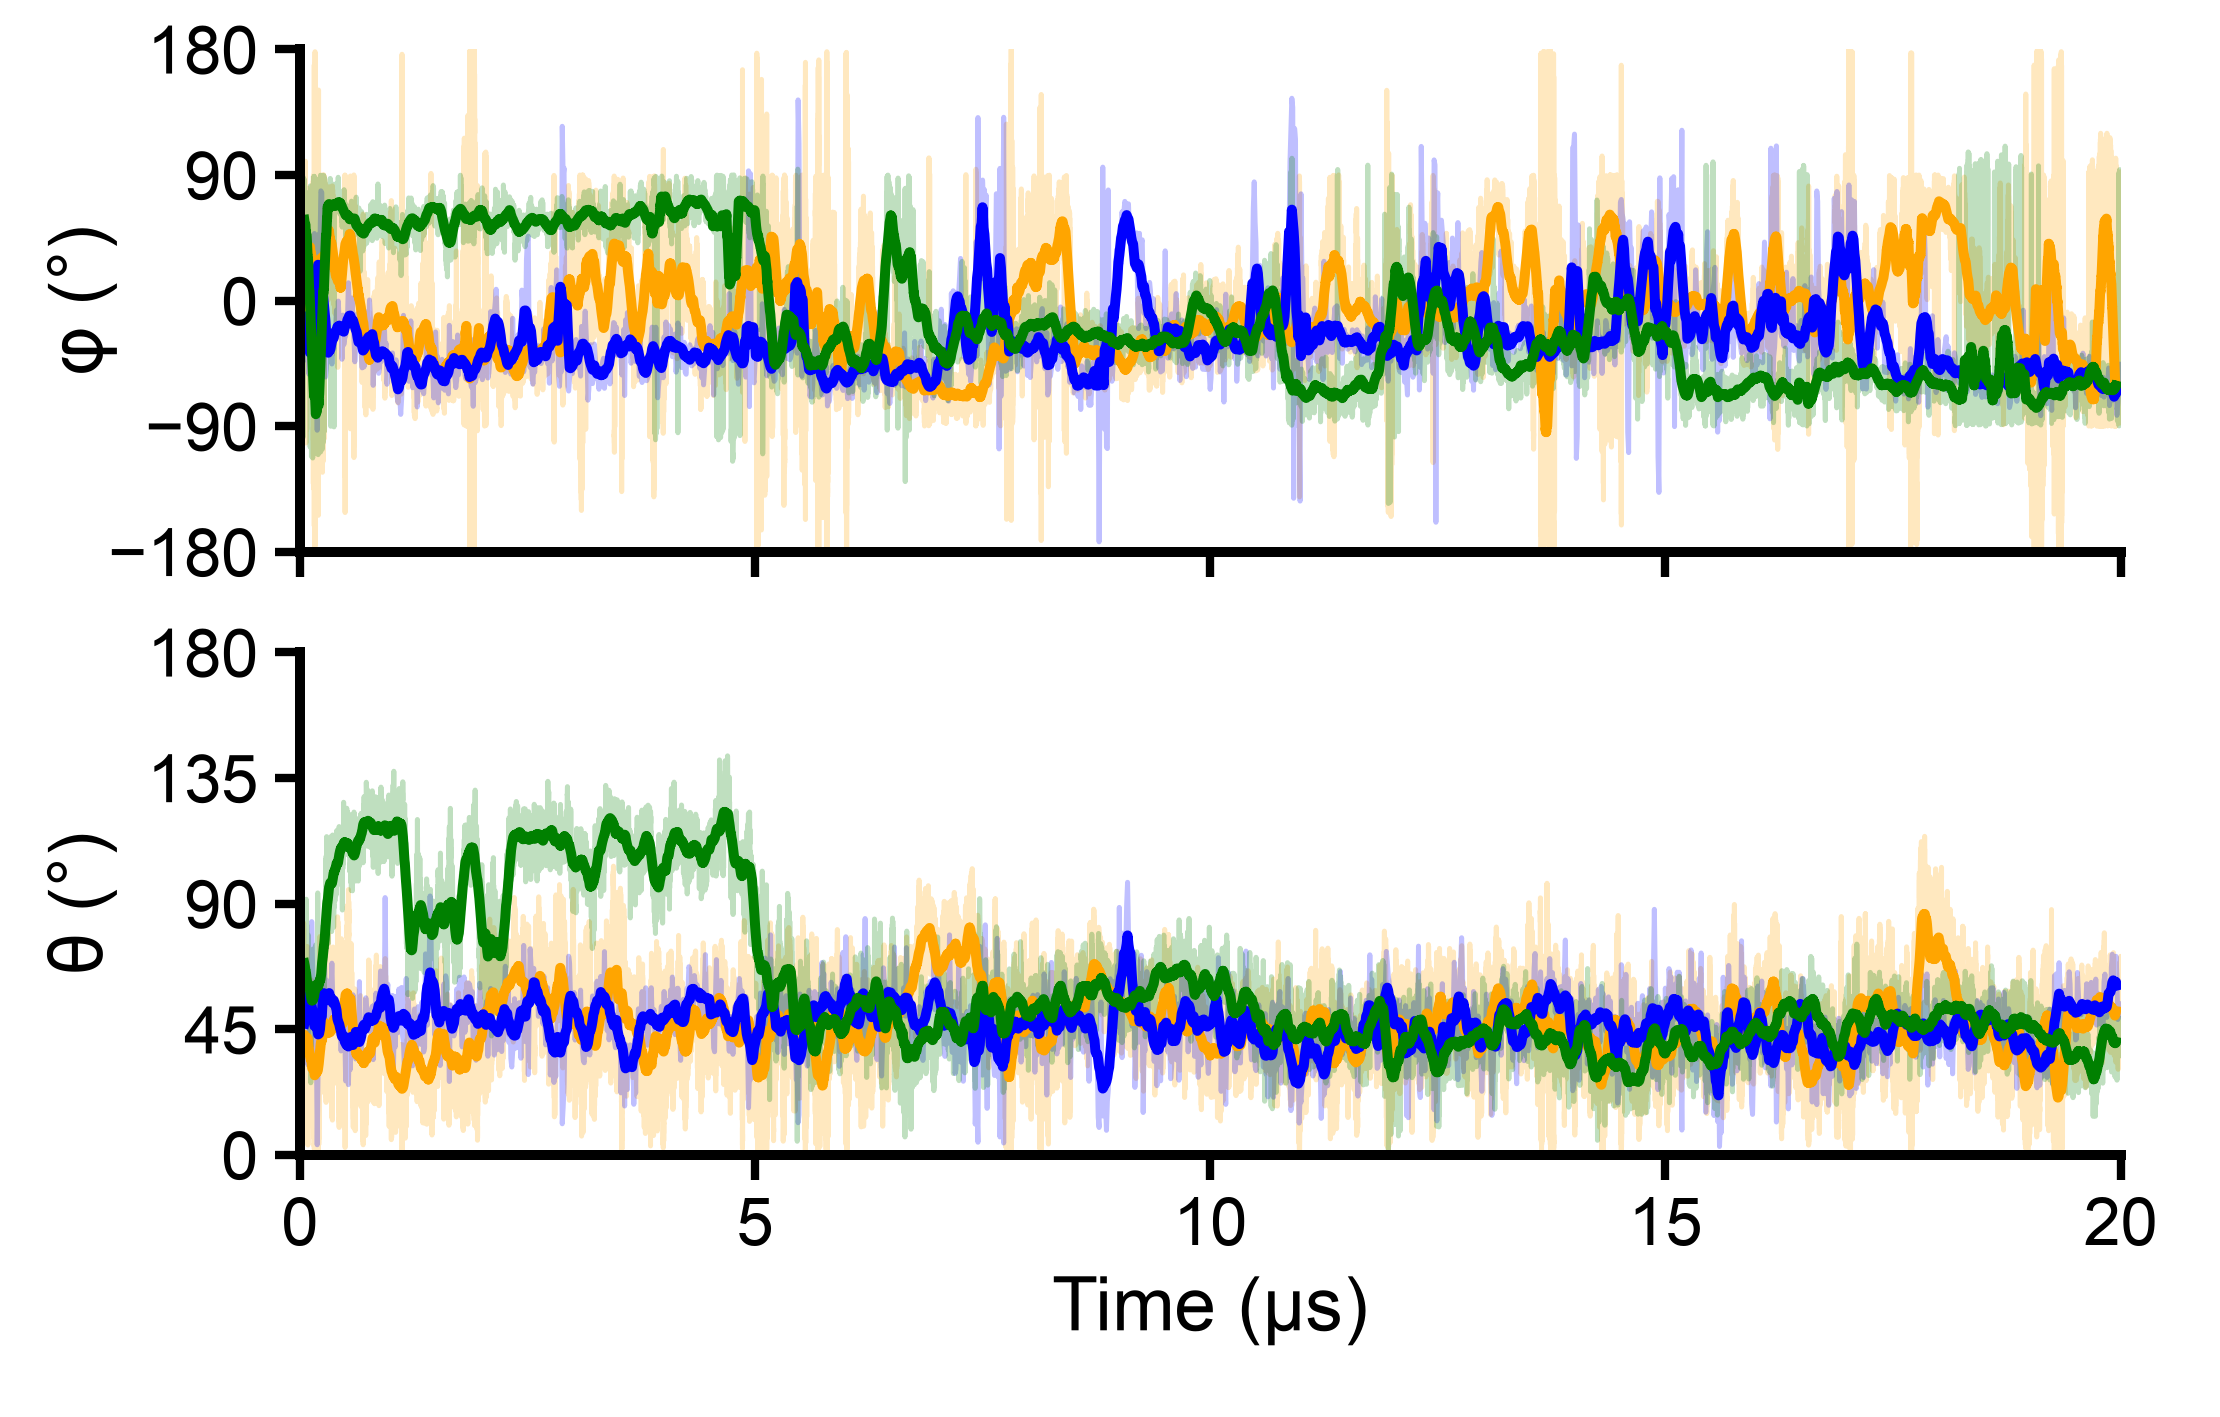

The Python source for this figure:
#!/usr/bin/env python3
"""Former Figure 3, panel B: time evolution of RhoA rotation (φ) and tilt (θ) angles, stacked
(φ over θ), three WT systems overlaid (raw + 100-frame moving average). Replot of the original
time_ev_tiltrot.py, same data (OneDrive 'Tilt and Rotation' angle txt files) and colors
(GDP orange, GTP-1 blue, GTP-2 green), with:
  - x-ticks [0, 5, 10, 15, 20]
  - y-ticks every 45°, φ in [-180, 180], θ in [0, 180]
  - sized to 94 x 60 mm (exact canvas; legend added separately in Illustrator)

  conda activate memb_analysis ; python tiltrot_timeseries.py
"""
import numpy as np, pandas as pd
from pathlib import Path
import matplotlib
matplotlib.use("Agg")
import matplotlib.pyplot as plt

plt.rcParams["font.family"] = "Arial"
plt.rcParams["axes.linewidth"] = 1.2
for k, v in {"pdf.fonttype": 42, "ps.fonttype": 42, "svg.fonttype": "none",
             "mathtext.fontset": "custom", "mathtext.rm": "Arial", "mathtext.it": "Arial:italic"}.items():
    matplotlib.rcParams[k] = v

OD = Path(__file__).resolve().parent / "data"
HERE = Path(__file__).resolve().parent
TOTAL_US = 20.0
MA_NS = 100.0                 # moving-average smoothing window in PHYSICAL time (~100 ns)
TK, AXL = 8, 9

# (label, color, rotation_txt, tilt_txt)  -- same colors as the original time_ev_tiltrot.py
SYS = [("GDP",   "orange", "RhoA_GDProtationangles.txt",     "RhoA_GDPtiltangles.txt"),
       ("GTP-1", "blue",   "RhoA_GTProtationangles.txt",     "RhoA_GTPtiltangles.txt"),
       ("GTP-2", "green",  "RhoA_GTPredorotationangles.txt", "RhoA_GTPredotiltangles.txt")]


def style_axes(ax):
    ax.spines["right"].set_visible(False); ax.spines["top"].set_visible(False)
    ax.yaxis.tick_left(); ax.xaxis.tick_bottom(); ax.minorticks_off()
    ax.spines["left"].set_linewidth(1.2); ax.spines["bottom"].set_linewidth(1.2)
    ax.tick_params(width=1.0, length=3, pad=2, direction="out", labelsize=TK)
    ax.yaxis.set_label_coords(-0.1, 0.5)


def ma_window(n):
    """frames spanning ~MA_NS of real time for a trace of n frames over TOTAL_US."""
    return max(1, round(MA_NS * n / (TOTAL_US * 1000.0)))


def line_plot(ax, x, y, color):
    y = np.asarray(y, float)
    ma = pd.Series(y).rolling(window=ma_window(len(y)), center=True).mean()
    ax.plot(x, y, alpha=0.25, color=color, lw=0.6, zorder=1)
    ax.plot(x, ma, alpha=1.0, color=color, lw=1.2, zorder=2)


fig, (axR, axT) = plt.subplots(2, 1, figsize=(94 / 25.4, 60 / 25.4), sharex=True)
fig.subplots_adjust(left=0.135, right=0.955, top=0.965, bottom=0.185, hspace=0.2)

for label, color, rotf, tiltf in SYS:
    rot = np.loadtxt(OD / rotf)
    tilt = np.loadtxt(OD / tiltf)
    line_plot(axR, np.linspace(0, TOTAL_US, len(rot)), rot, color)
    line_plot(axT, np.linspace(0, TOTAL_US, len(tilt)), tilt, color)

axR.set_ylabel("φ (°)", fontsize=AXL)
axR.set_ylim(-180, 180); axR.set_yticks(np.arange(-180, 181, 90))   # rotation: ticks every 90\u00b0
axR.tick_params(labelbottom=False)                       # x labels only on bottom panel
axT.set_ylabel("θ (°)", fontsize=AXL)
axT.set_ylim(0, 180); axT.set_yticks(np.arange(0, 181, 45))
for ax in (axR, axT):
    ax.set_xlim(0, TOTAL_US); ax.set_xticks([0, 5, 10, 15, 20])
    style_axes(ax)
axR.tick_params(labelbottom=False)
axT.set_xlabel("Time (µs)", fontsize=AXL, labelpad=2)

STEM = "tiltrot_timeseries"
for e in ("png", "svg", "pdf"):                          # no bbox_inches="tight": keep canvas 94x60 mm
    fig.savefig(HERE / f"{STEM}.{e}", dpi=600)
plt.close(fig)
print(f"wrote {STEM}.png / .svg / .pdf  (94 x 60 mm)")
